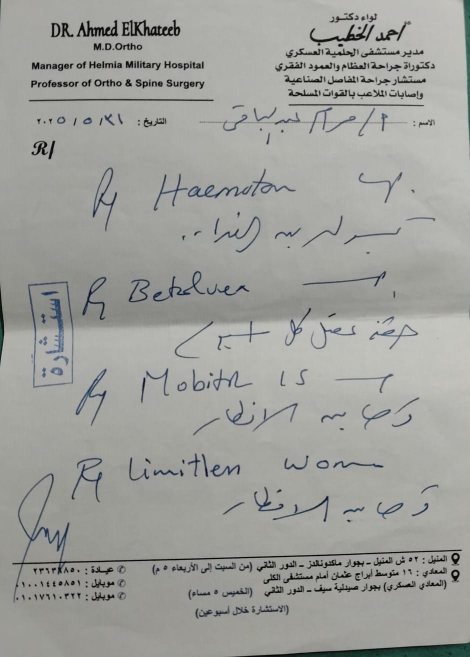
#> input picture data/images/AhmedElKhateeb.jpeg, 940 x 1314 px (shown at 1/2 size)
$ python -i page_crop.py   (imports and definitions only)
#> lines starting #> are read from the running program, lines starting #| are printed output that depends on the picture; after the words box and inside, x2 and y2 are one past the last pixel; in counts of white or black regions, pixels touching at a corner belong together
"""Find the sheet of paper in a photo and flatten it.

Deliberately conservative. A wrong crop throws text away, which is worse than not
cropping, so a quadrilateral is accepted only when it clearly looks like a sheet
of paper on a darker background. Anything doubtful returns None and the page is
used as it is.
"""

from __future__ import annotations

import cv2
import numpy as np

_ANALYSIS_SIDE = 800
MIN_AREA_FRACTION = 0.25
MAX_AREA_FRACTION = 0.96
MIN_CONTRAST = 25.0
MAX_OUTPUT_SIDE = 6000
# Pull each corner this fraction of the way to the centre so the crop never includes a
# sliver of table. Costs about 1% of the margin, which is blank paper anyway.
CORNER_INSET = 0.01


def find_page_quad(gray: np.ndarray) -> np.ndarray | None:
    """Return the four corners (TL, TR, BR, BL) in full-resolution pixels, or None."""
    height, width = gray.shape[:2]
#> height = 1314; width = 940
    longest = max(height, width)
#> longest = 1314
    factor = min(1.0, _ANALYSIS_SIDE / longest)
#> factor = 0.609
    small = cv2.resize(gray, (max(1, int(width * factor)), max(1, int(height * factor))), interpolation=cv2.INTER_AREA) if factor < 1 else gray
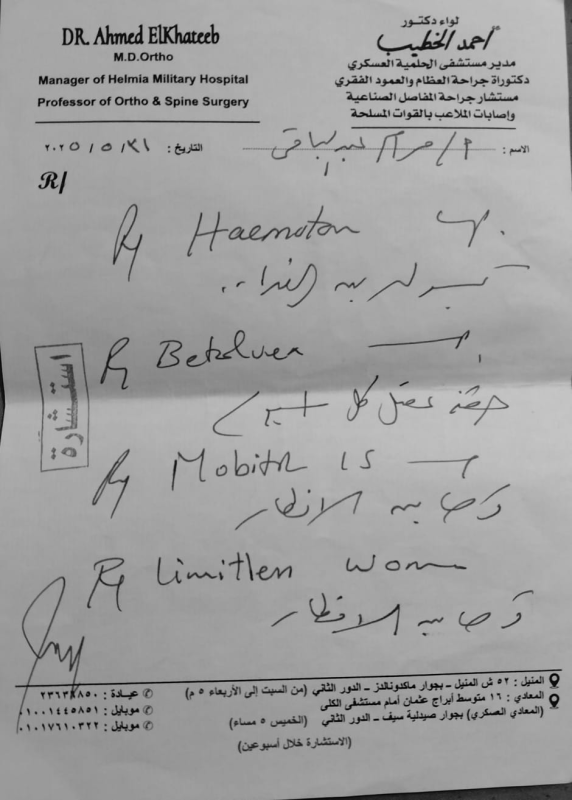
#> small: shape (800, 572); min 0, max 197, mean 159.2
    blurred = cv2.GaussianBlur(small, (5, 5), 0)
    _threshold, bright = cv2.threshold(blurred, 0, 255, cv2.THRESH_BINARY + cv2.THRESH_OTSU)
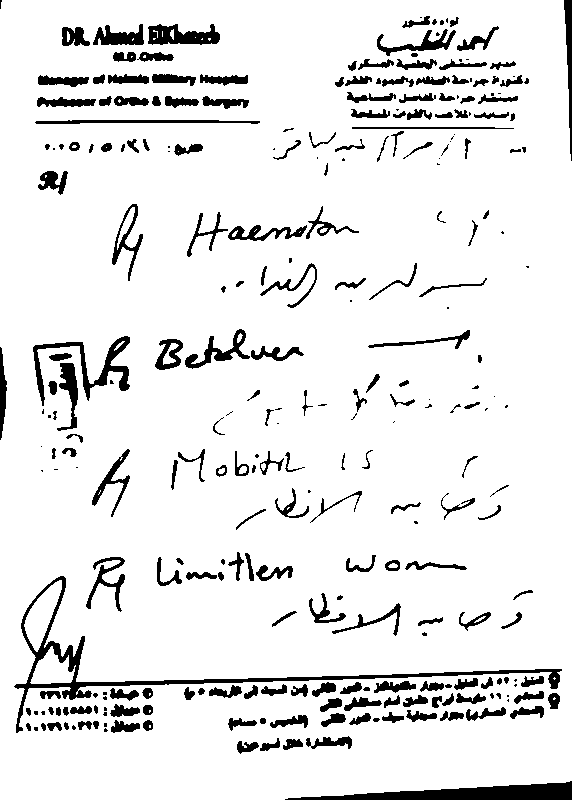
#> bright: shape (800, 572); 91.1% white; 282 black regions (74 under 20 px), largest, box (x1, y1, x2, y2) and area: (14, 576, 562, 733) 3899, (285, 781, 572, 800) 2807, (33, 336, 130, 406) 1470
    kernel = cv2.getStructuringElement(cv2.MORPH_RECT, (9, 9))
    bright = cv2.morphologyEx(bright, cv2.MORPH_CLOSE, kernel)
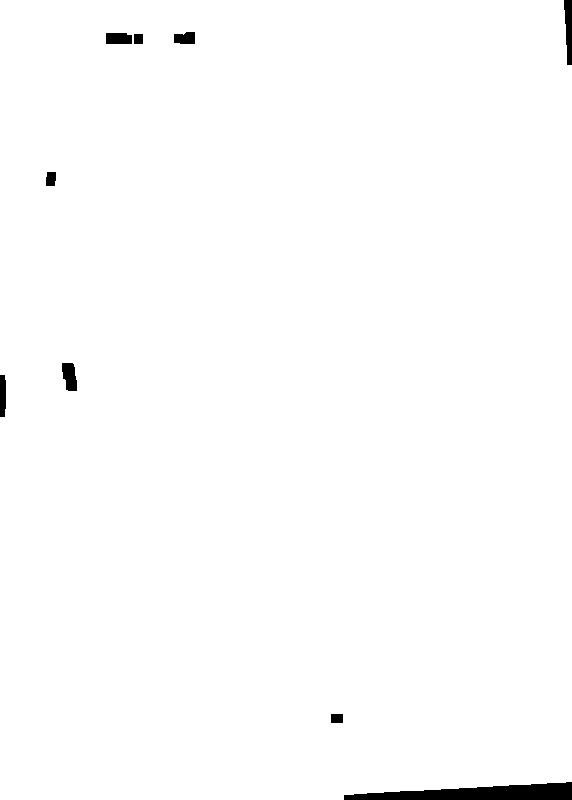
#> bright: shape (800, 572); 99% white; 9 black regions
    contours, _ = cv2.findContours(bright, cv2.RETR_EXTERNAL, cv2.CHAIN_APPROX_SIMPLE)
#> contours = 1 contour; box (x1, y1, x2, y2) and area: (0, 0, 572, 800) 452967
    if not contours:
        return None

    image_area = float(small.shape[0] * small.shape[1])
#> image_area = 457600
    contour = max(contours, key=cv2.contourArea)
#> contour = contour of 52 points, box (x1, y1, x2, y2) (0, 0, 572, 800), area 452967
    fraction = cv2.contourArea(contour) / image_area
#> fraction = 0.99
    if not MIN_AREA_FRACTION <= fraction <= MAX_AREA_FRACTION:
        return None

    hull = cv2.convexHull(contour)
    peri = cv2.arcLength(hull, True)
    quad = None
    for epsilon in (0.02, 0.03, 0.05):
        approx = cv2.approxPolyDP(hull, epsilon * peri, True)
        if len(approx) == 4:
            quad = approx.reshape(4, 2).astype(np.float64)
            break
    if quad is None or not cv2.isContourConvex(quad.astype(np.float32).reshape(-1, 1, 2)):
        return None

    # Paper must be clearly brighter than what surrounds it.
    mask = np.zeros(small.shape[:2], dtype=np.uint8)
    cv2.fillConvexPoly(mask, quad.astype(np.int32), 255)
    inside = float(small[mask > 0].mean())
    outside_pixels = small[mask == 0]
    if outside_pixels.size == 0 or inside - float(outside_pixels.mean()) < MIN_CONTRAST:
        return None

    ordered = order_corners(quad) / factor
    centre = ordered.mean(axis=0)
    return ordered + (centre - ordered) * CORNER_INSET


def order_corners(points: np.ndarray) -> np.ndarray:
    """Order four points as top-left, top-right, bottom-right, bottom-left."""
    sums = points.sum(axis=1)
    diffs = np.diff(points, axis=1).ravel()  # y - x
    return np.array(
        [points[np.argmin(sums)], points[np.argmin(diffs)], points[np.argmax(sums)], points[np.argmax(diffs)]],
        dtype=np.float64,
    )


def warp_page(image: np.ndarray, quad: np.ndarray) -> tuple[np.ndarray, np.ndarray]:
    """Flatten the quad. Returns the new image and the 3x3 matrix (source -> output)."""
    top_left, top_right, bottom_right, bottom_left = quad
    out_width = int(round(max(np.linalg.norm(top_right - top_left), np.linalg.norm(bottom_right - bottom_left))))
    out_height = int(round(max(np.linalg.norm(bottom_left - top_left), np.linalg.norm(bottom_right - top_right))))
    scale = min(1.0, MAX_OUTPUT_SIDE / max(out_width, out_height, 1))
    out_width, out_height = max(1, int(out_width * scale)), max(1, int(out_height * scale))
    destination = np.array(
        [[0, 0], [out_width, 0], [out_width, out_height], [0, out_height]], dtype=np.float32
    )
    matrix = cv2.getPerspectiveTransform(quad.astype(np.float32), destination)
    border = (255, 255, 255) if image.ndim == 3 else 255
    warped = cv2.warpPerspective(
        image, matrix, (out_width, out_height), flags=cv2.INTER_CUBIC,
        borderMode=cv2.BORDER_CONSTANT, borderValue=border,
    )
    return warped, matrix.astype(np.float64)

>>> import cv2
>>> picture = cv2.imread('../data/images/AhmedElKhateeb.jpeg', cv2.IMREAD_GRAYSCALE)
>>> result = find_page_quad(picture)

$ run again, on data/images/DR_ElKhateeb.jpeg
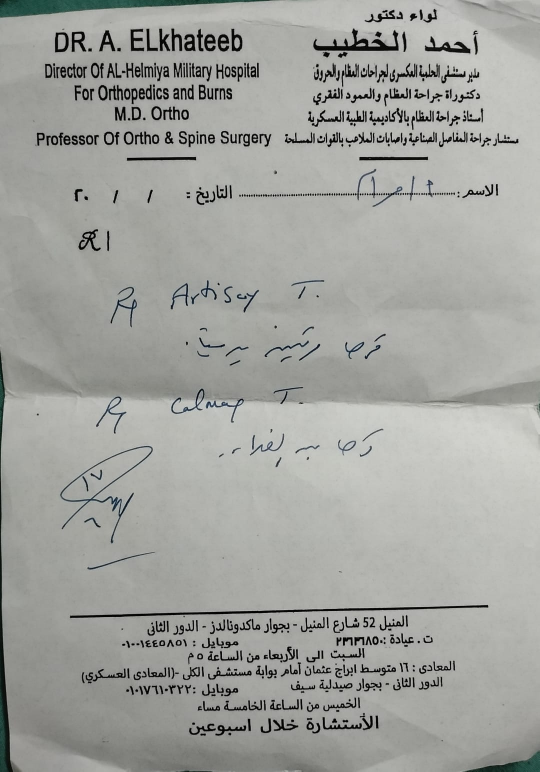
#> input picture data/images/DR_ElKhateeb.jpeg, 1079 x 1543 px (shown at 1/2 size)
#> in find_page_quad, `_threshold, bright = cv2.threshold(blurred, 0, 255, cv2.THRESH_BINARY ..`:
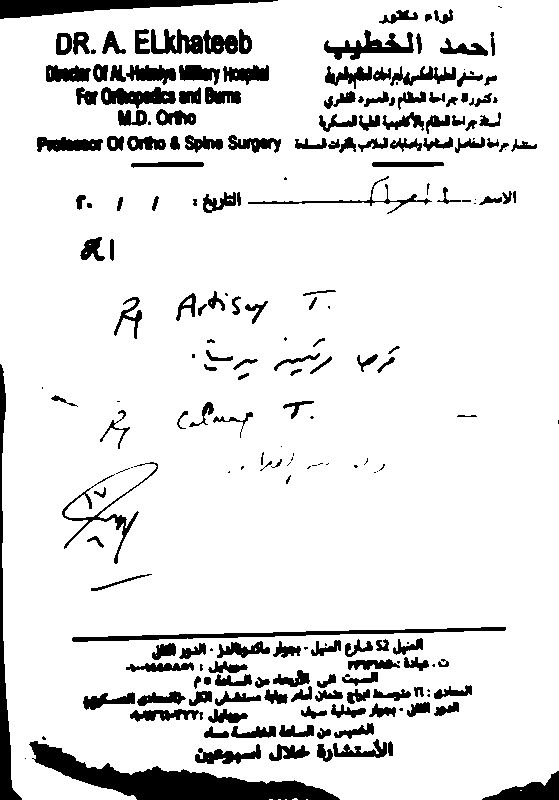
#> bright: shape (800, 559); 88.8% white; 217 black regions (49 under 20 px), largest, box (x1, y1, x2, y2) and area: (29, 741, 340, 800) 6503, (0, 0, 278, 19) 2487, (0, 364, 22, 800) 2225
#> in find_page_quad, `bright = cv2.morphologyEx(bright, cv2.MORPH_CLOSE, kernel)`:
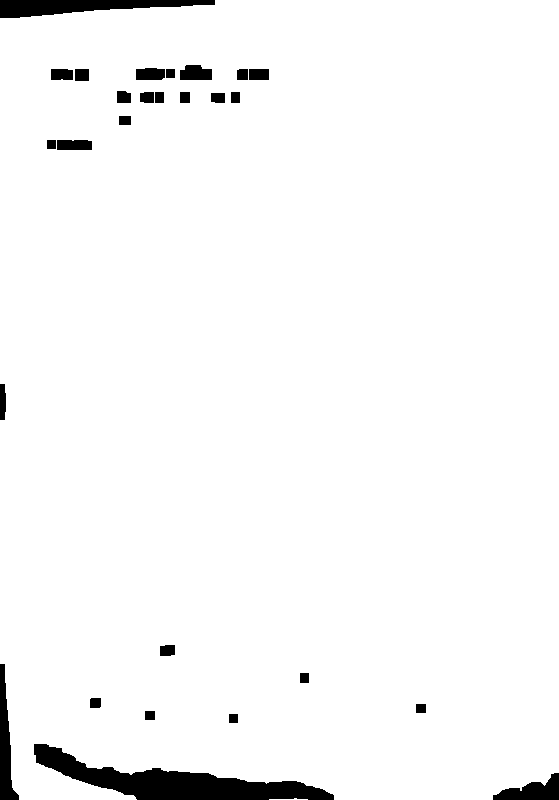
#> bright: shape (800, 559); 96.7% white; 27 black regions
#> contours = 2 contours, 1 with area under 20; largest, box (x1, y1, x2, y2) and area: (0, 0, 559, 800) 434608
#> contour = contour of 276 points, box (x1, y1, x2, y2) (0, 0, 559, 800), area 434608
#> fraction = 0.972

$ run again, on data/images/MohamedNabel.jpeg
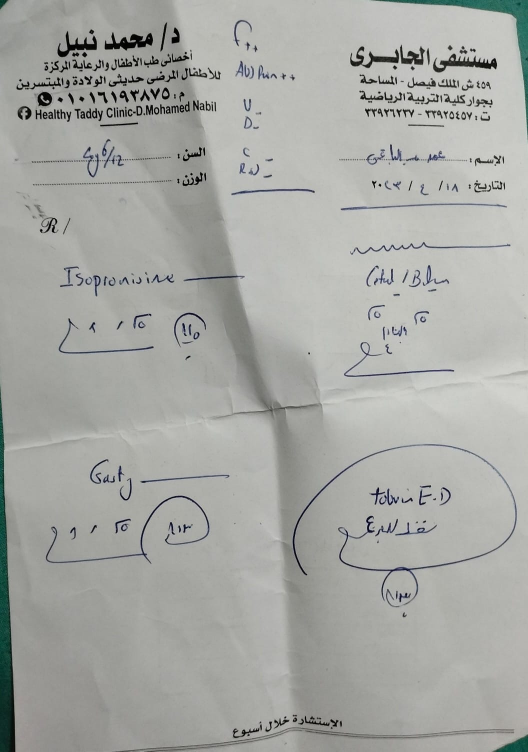
#> input picture data/images/MohamedNabel.jpeg, 1056 x 1503 px (shown at 1/2 size)
#> in find_page_quad, `_threshold, bright = cv2.threshold(blurred, 0, 255, cv2.THRESH_BINARY ..`:
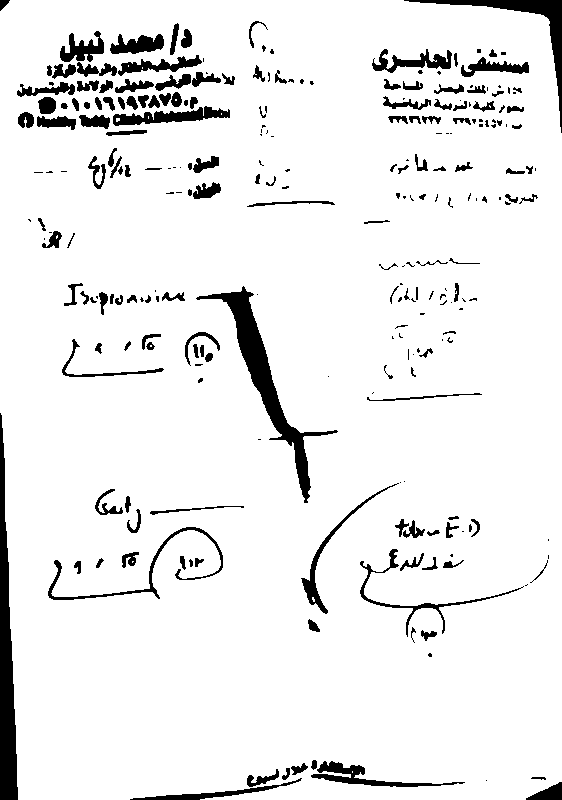
#> bright: shape (800, 562); 92.7% white; 260 black regions (105 under 20 px), largest, box (x1, y1, x2, y2) and area: (196, 286, 338, 503) 4011, (0, 413, 18, 800) 3883, (404, 0, 562, 133) 2001
#> in find_page_quad, `bright = cv2.morphologyEx(bright, cv2.MORPH_CLOSE, kernel)`:
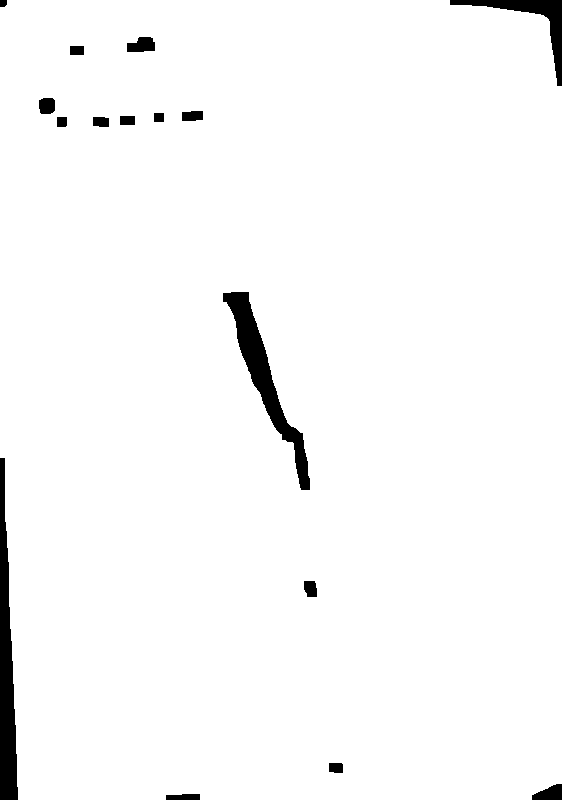
#> bright: shape (800, 562); 97.5% white; 16 black regions
#> contours = 1 contour; box (x1, y1, x2, y2) and area: (0, 0, 562, 800) 442193
#> contour = contour of 112 points, box (x1, y1, x2, y2) (0, 0, 562, 800), area 442193
#> fraction = 0.984
